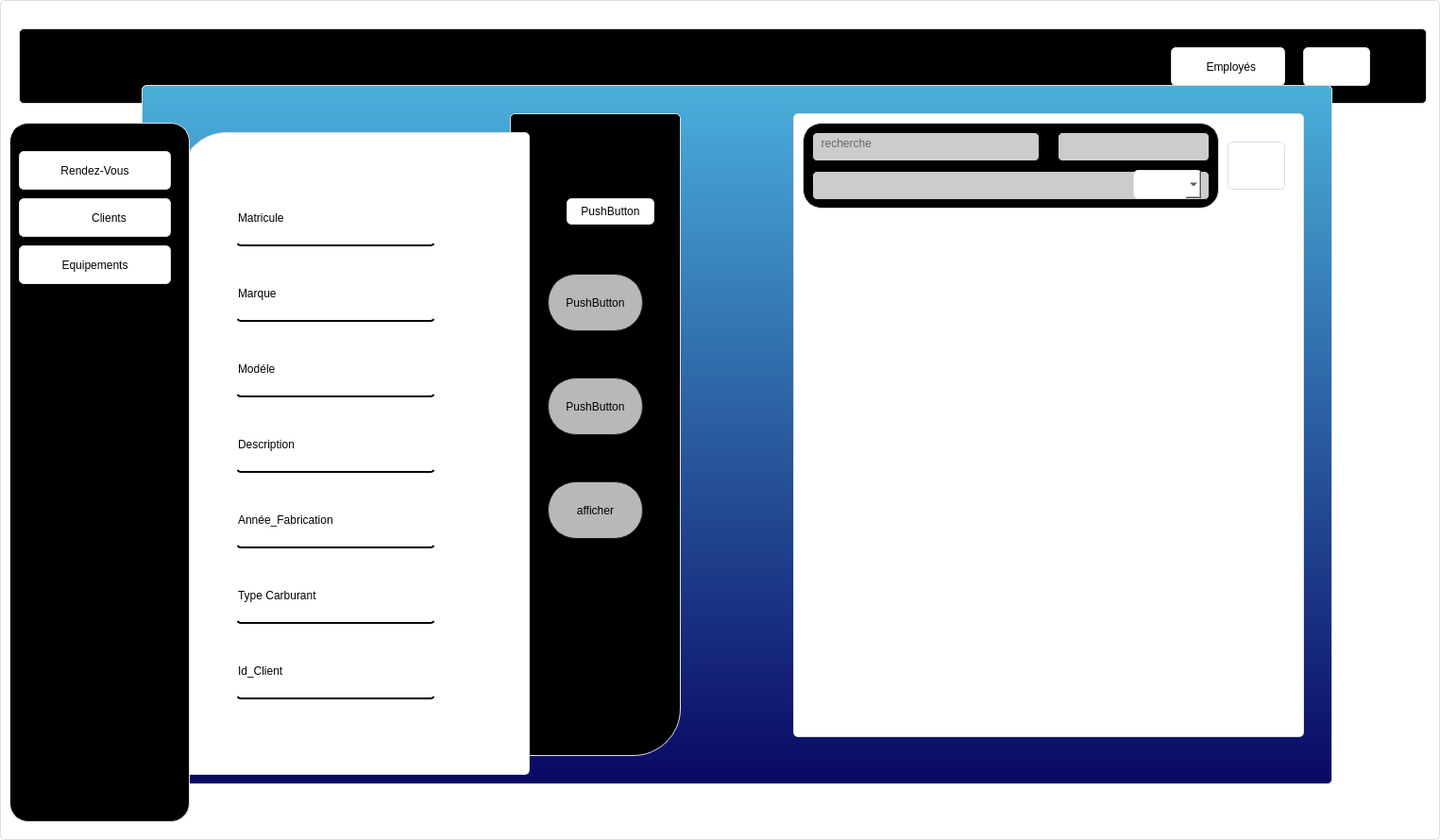
<?xml version="1.0" encoding="UTF-8"?>
<ui version="4.0">
 <class>vehicule2</class>
 <widget class="QDialog" name="vehicule2">
  <property name="geometry">
   <rect>
    <x>0</x>
    <y>0</y>
    <width>1525</width>
    <height>890</height>
   </rect>
  </property>
  <property name="windowTitle">
   <string>Dialog</string>
  </property>
  <property name="styleSheet">
   <string notr="true">QClient{
        background-color: #071e26;
}
QWidget {
        border:1px solid #dfdfdf;
        border-radius: 5px;
        background-color: #ffffff;
}

QPushButton{

        border-raduis:5px
}
QPushButton:pressed {
        background-color: rgb(189, 189, 189);
}
#side_menu{
        border-radius: 20px;
        background-color:rgb(0, 0, 0);
}
#top_widget{

        background-color:rgb(0, 0, 0);
}
#form{


        background-color: rgb(255, 255, 255);
border-top-left-radius: 50px;
}

#widget_2 QLineEdit{
font: 11pt &quot;MS Shell Dlg 2&quot;;
background-color:rgba(0,0,0,0);
border:none;
border-bottom:2px solid rgb(0,0,0);
padding-bottom:7px

}
#widget_2{

        /* background-color: QLinearGradient( x1: 0, y1: 0, x2: 0, y2: 1, stop: 0 #ffa02f, stop: 1 #d7801a);*/
        /*background-color: QLinearGradient( x1: 0, y1: 0, x2: 0, y2: 1, stop: 0 #4d4d4d, stop: 0.1 #646464, stop: 1 #5d5d5d);*/
     background-color:QLinearGradient( x1: 0, y1: 0, x2: 0, y2: 1, stop: 0 #4aafdb, stop: 1 #090763);
}
#options{
background-color:rgb(0, 0, 0);
border-bottom-right-radius: 50px;

}
#widget_2 #recherche{

        background-color: rgb(204, 204, 204);
        border:1px solid rgb(0,0,0);
}
#widget_2 #ajouter{
 color:rgb(0, 0, 0);
    background-color: rgb(184, 184, 184);
    border-width: 1px;
    border-color: #1e1e1e;
    border-style: solid;
    border-radius: 30px;
    padding: 3px;
    font-size: 12px;
    padding-left: 5px;
    padding-right: 5px;
}


#widget_2 #modifier{
 color:rgb(0, 0, 0);
    background-color: rgb(184, 184, 184);
    border-width: 1px;
    border-color: #1e1e1e;
    border-style: solid;
    border-radius: 30px;
    padding: 3px;
    font-size: 12px;
    padding-left: 5px;
    padding-right: 5px;
}

#widget_2 #supprimer{
 color:rgb(0, 0, 0);
    background-color: rgb(184, 184, 184);
    border-width: 1px;
    border-color: #1e1e1e;
    border-style: solid;
    border-radius: 30px;
    padding: 3px;
    font-size: 12px;
    padding-left: 5px;
    padding-right: 5px;
}

#widget_2 #ajouter:pressed
{
    background-color: QLinearGradient( x1: 0, y1: 0, x2: 0, y2: 1, stop: 0 #2d2d2d, stop: 0.1 #2b2b2b, stop: 0.5 #292929, stop: 0.9 #282828, stop: 1 #252525);
}

#widget_2 #modifier:pressed
{
    background-color: QLinearGradient( x1: 0, y1: 0, x2: 0, y2: 1, stop: 0 #2d2d2d, stop: 0.1 #2b2b2b, stop: 0.5 #292929, stop: 0.9 #282828, stop: 1 #252525);
}

#widget_2 #supprimer:pressed
{
    background-color: QLinearGradient( x1: 0, y1: 0, x2: 0, y2: 1, stop: 0 #2d2d2d, stop: 0.1 #2b2b2b, stop: 0.5 #292929, stop: 0.9 #282828, stop: 1 #252525);
}
#pdf_3{

        background-color: #071e26;
border:0px ;
}
#side_menu #stat_3{

        background-color: #071e26;
border:0px ;
}
#widget_2 #widget{
border-radius: 20px;
        background-color:rgb(0, 0, 0);
}
#widget QLineEdit {
background-color: rgb(204, 204, 204);
        border:1px solid rgb(0,0,0);
}

</string>
  </property>
  <widget class="QWidget" name="top_widget" native="true">
   <property name="geometry">
    <rect>
     <x>20</x>
     <y>30</y>
     <width>1491</width>
     <height>80</height>
    </rect>
   </property>
   <widget class="QPushButton" name="pushButton_6">
    <property name="geometry">
     <rect>
      <x>1360</x>
      <y>20</y>
      <width>71</width>
      <height>41</height>
     </rect>
    </property>
    <property name="text">
     <string/>
    </property>
    <property name="icon">
     <iconset resource="../../Documents/projet/style.qrc">
      <normaloff>:/new/prefix1/icons/vehi.png</normaloff>:/new/prefix1/icons/vehi.png</iconset>
    </property>
    <property name="iconSize">
     <size>
      <width>45</width>
      <height>45</height>
     </size>
    </property>
    <property name="checkable">
     <bool>true</bool>
    </property>
    <property name="autoExclusive">
     <bool>true</bool>
    </property>
   </widget>
   <widget class="QPushButton" name="pushButton_12">
    <property name="geometry">
     <rect>
      <x>1220</x>
      <y>20</y>
      <width>121</width>
      <height>41</height>
     </rect>
    </property>
    <property name="text">
     <string>  Employés</string>
    </property>
    <property name="icon">
     <iconset resource="../../Documents/projet/style.qrc">
      <normaloff>:/new/prefix1/icons/emp.png</normaloff>:/new/prefix1/icons/emp.png</iconset>
    </property>
    <property name="iconSize">
     <size>
      <width>45</width>
      <height>45</height>
     </size>
    </property>
    <property name="checkable">
     <bool>true</bool>
    </property>
    <property name="autoExclusive">
     <bool>true</bool>
    </property>
   </widget>
  </widget>
  <widget class="QWidget" name="widget_2" native="true">
   <property name="geometry">
    <rect>
     <x>150</x>
     <y>90</y>
     <width>1261</width>
     <height>741</height>
    </rect>
   </property>
   <widget class="QLabel" name="options">
    <property name="geometry">
     <rect>
      <x>390</x>
      <y>30</y>
      <width>181</width>
      <height>681</height>
     </rect>
    </property>
    <property name="text">
     <string/>
    </property>
   </widget>
   <widget class="QTableView" name="tableView">
    <property name="geometry">
     <rect>
      <x>690</x>
      <y>30</y>
      <width>541</width>
      <height>661</height>
     </rect>
    </property>
    <property name="styleSheet">
     <string notr="true">border-raduis:5px;</string>
    </property>
   </widget>
   <widget class="QPushButton" name="pushButton_2">
    <property name="geometry">
     <rect>
      <x>1150</x>
      <y>60</y>
      <width>61</width>
      <height>51</height>
     </rect>
    </property>
    <property name="text">
     <string/>
    </property>
    <property name="icon">
     <iconset resource="../../Documents/projet/style.qrc">
      <normaloff>:/new/prefix1/rech.png</normaloff>:/new/prefix1/rech.png</iconset>
    </property>
    <property name="iconSize">
     <size>
      <width>50</width>
      <height>50</height>
     </size>
    </property>
   </widget>
   <widget class="QPushButton" name="ajouter">
    <property name="geometry">
     <rect>
      <x>430</x>
      <y>200</y>
      <width>101</width>
      <height>61</height>
     </rect>
    </property>
    <property name="text">
     <string>PushButton</string>
    </property>
   </widget>
   <widget class="QPushButton" name="supprimer">
    <property name="geometry">
     <rect>
      <x>430</x>
      <y>310</y>
      <width>101</width>
      <height>61</height>
     </rect>
    </property>
    <property name="text">
     <string>PushButton</string>
    </property>
   </widget>
   <widget class="QPushButton" name="modifier">
    <property name="geometry">
     <rect>
      <x>430</x>
      <y>420</y>
      <width>101</width>
      <height>61</height>
     </rect>
    </property>
    <property name="text">
     <string>afficher</string>
    </property>
   </widget>
   <widget class="QLabel" name="form">
    <property name="geometry">
     <rect>
      <x>40</x>
      <y>50</y>
      <width>371</width>
      <height>681</height>
     </rect>
    </property>
    <property name="styleSheet">
     <string notr="true"/>
    </property>
    <property name="text">
     <string/>
    </property>
   </widget>
   <widget class="QLineEdit" name="lineEdit">
    <property name="geometry">
     <rect>
      <x>100</x>
      <y>120</y>
      <width>211</width>
      <height>51</height>
     </rect>
    </property>
    <property name="styleSheet">
     <string notr="true"/>
    </property>
    <property name="text">
     <string>Matricule</string>
    </property>
    <property name="placeholderText">
     <string>id vehicule </string>
    </property>
   </widget>
   <widget class="QLineEdit" name="lineEdit_2">
    <property name="geometry">
     <rect>
      <x>100</x>
      <y>280</y>
      <width>211</width>
      <height>51</height>
     </rect>
    </property>
    <property name="text">
     <string>Modéle</string>
    </property>
    <property name="placeholderText">
     <string>Description</string>
    </property>
   </widget>
   <widget class="QLineEdit" name="lineEdit_4">
    <property name="geometry">
     <rect>
      <x>100</x>
      <y>360</y>
      <width>211</width>
      <height>51</height>
     </rect>
    </property>
    <property name="text">
     <string>Description</string>
    </property>
    <property name="placeholderText">
     <string>type</string>
    </property>
   </widget>
   <widget class="QLineEdit" name="lineEdit_5">
    <property name="geometry">
     <rect>
      <x>100</x>
      <y>440</y>
      <width>211</width>
      <height>51</height>
     </rect>
    </property>
    <property name="text">
     <string>Année_Fabrication</string>
    </property>
    <property name="placeholderText">
     <string>état</string>
    </property>
   </widget>
   <widget class="QWidget" name="widget" native="true">
    <property name="geometry">
     <rect>
      <x>700</x>
      <y>40</y>
      <width>441</width>
      <height>91</height>
     </rect>
    </property>
    <widget class="QLineEdit" name="recherche">
     <property name="geometry">
      <rect>
       <x>10</x>
       <y>10</y>
       <width>241</width>
       <height>31</height>
      </rect>
     </property>
     <property name="placeholderText">
      <string>  recherche</string>
     </property>
    </widget>
    <widget class="QLineEdit" name="lineEdit_3">
     <property name="geometry">
      <rect>
       <x>10</x>
       <y>51</y>
       <width>421</width>
       <height>31</height>
      </rect>
     </property>
    </widget>
    <widget class="QLineEdit" name="lineEdit_6">
     <property name="geometry">
      <rect>
       <x>270</x>
       <y>10</y>
       <width>161</width>
       <height>31</height>
      </rect>
     </property>
    </widget>
    <widget class="QComboBox" name="comboBox_2">
     <property name="geometry">
      <rect>
       <x>350</x>
       <y>50</y>
       <width>73</width>
       <height>31</height>
      </rect>
     </property>
    </widget>
   </widget>
   <widget class="QLineEdit" name="lineEdit_7">
    <property name="geometry">
     <rect>
      <x>100</x>
      <y>200</y>
      <width>211</width>
      <height>51</height>
     </rect>
    </property>
    <property name="text">
     <string>Marque</string>
    </property>
    <property name="placeholderText">
     <string>Matricule</string>
    </property>
   </widget>
   <widget class="QLineEdit" name="lineEdit_8">
    <property name="geometry">
     <rect>
      <x>100</x>
      <y>520</y>
      <width>211</width>
      <height>51</height>
     </rect>
    </property>
    <property name="text">
     <string>Type Carburant</string>
    </property>
    <property name="placeholderText">
     <string>état</string>
    </property>
   </widget>
   <widget class="QLineEdit" name="lineEdit_9">
    <property name="geometry">
     <rect>
      <x>100</x>
      <y>600</y>
      <width>211</width>
      <height>51</height>
     </rect>
    </property>
    <property name="text">
     <string>Id_Client</string>
    </property>
    <property name="placeholderText">
     <string>état</string>
    </property>
   </widget>
   <widget class="QPushButton" name="pushButton">
    <property name="geometry">
     <rect>
      <x>450</x>
      <y>120</y>
      <width>93</width>
      <height>28</height>
     </rect>
    </property>
    <property name="text">
     <string>PushButton</string>
    </property>
   </widget>
  </widget>
  <widget class="QWidget" name="side_menu" native="true">
   <property name="geometry">
    <rect>
     <x>10</x>
     <y>130</y>
     <width>191</width>
     <height>741</height>
    </rect>
   </property>
   <widget class="QPushButton" name="pushButton_7">
    <property name="geometry">
     <rect>
      <x>10</x>
      <y>30</y>
      <width>161</width>
      <height>41</height>
     </rect>
    </property>
    <property name="text">
     <string>Rendez-Vous</string>
    </property>
    <property name="icon">
     <iconset resource="../../Documents/projet/style.qrc">
      <normaloff>:/new/prefix1/icons/rend.png</normaloff>:/new/prefix1/icons/rend.png</iconset>
    </property>
    <property name="iconSize">
     <size>
      <width>50</width>
      <height>50</height>
     </size>
    </property>
    <property name="checkable">
     <bool>true</bool>
    </property>
    <property name="autoExclusive">
     <bool>true</bool>
    </property>
   </widget>
   <widget class="QPushButton" name="pushButton_8">
    <property name="geometry">
     <rect>
      <x>10</x>
      <y>130</y>
      <width>161</width>
      <height>41</height>
     </rect>
    </property>
    <property name="text">
     <string>Equipements</string>
    </property>
    <property name="icon">
     <iconset resource="../../Documents/projet/style.qrc">
      <normaloff>:/new/prefix1/icons/equi.png</normaloff>:/new/prefix1/icons/equi.png</iconset>
    </property>
    <property name="iconSize">
     <size>
      <width>50</width>
      <height>50</height>
     </size>
    </property>
    <property name="checkable">
     <bool>true</bool>
    </property>
    <property name="autoExclusive">
     <bool>true</bool>
    </property>
   </widget>
   <widget class="QPushButton" name="pushButton_11">
    <property name="geometry">
     <rect>
      <x>20</x>
      <y>780</y>
      <width>61</width>
      <height>41</height>
     </rect>
    </property>
    <property name="text">
     <string/>
    </property>
    <property name="icon">
     <iconset>
      <normaloff>../app/x.png</normaloff>../app/x.png</iconset>
    </property>
    <property name="iconSize">
     <size>
      <width>30</width>
      <height>30</height>
     </size>
    </property>
   </widget>
   <widget class="QPushButton" name="pushButton_5">
    <property name="geometry">
     <rect>
      <x>10</x>
      <y>80</y>
      <width>161</width>
      <height>41</height>
     </rect>
    </property>
    <property name="text">
     <string>         Clients</string>
    </property>
    <property name="icon">
     <iconset resource="../../Documents/projet/style.qrc">
      <normaloff>:/new/prefix1/icons/cli.png</normaloff>:/new/prefix1/icons/cli.png</iconset>
    </property>
    <property name="iconSize">
     <size>
      <width>50</width>
      <height>50</height>
     </size>
    </property>
   </widget>
  </widget>
 </widget>
 <resources/>
 <connections/>
</ui>
